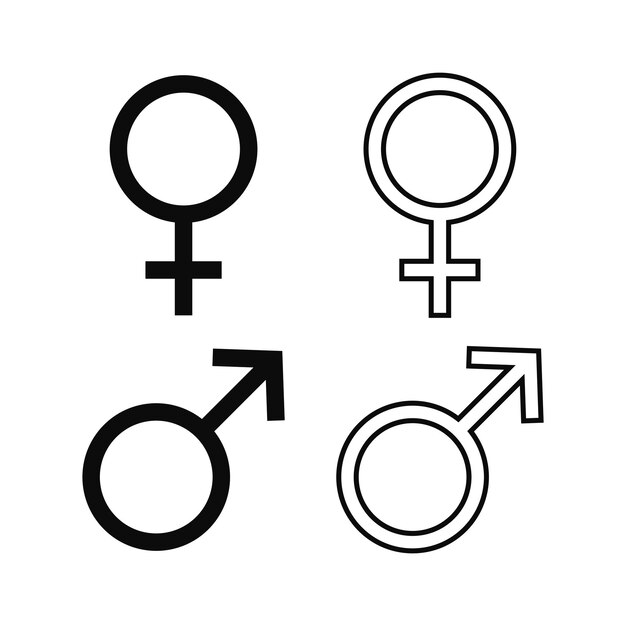
#> input picture graphics/wo_man.jpg, 626 x 626 px
$ python cut_symbols.py
#> lines starting #> are read from the running program, lines starting #| are printed output that depends on the picture; after the words box and inside, x2 and y2 are one past the last pixel; in counts of white or black regions, pixels touching at a corner belong together
"""
Cut man/woman silhouettes from wo_man.jpg:
  - Top-left quadrant  = filled female symbol
  - Bottom-left quadrant = filled male symbol
Output: woman_sil.png, man_sil.png
  - transparent background
  - same canvas size (padded to largest bounding box, centred)
"""
from PIL import Image
import numpy as np

src = Image.open("wo_man.jpg").convert("RGBA")
w, h = src.size
#> w = 626; h = 626
mid_x, mid_y = w // 2, h // 2
#> mid_x = 313; mid_y = 313

# Crop the two filled quadrants
woman_q = src.crop((0,      0,      mid_x, mid_y))
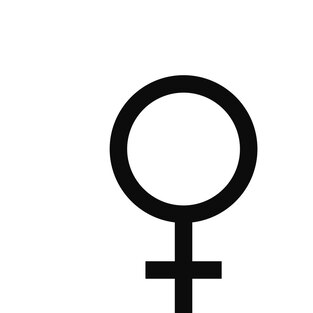
#> woman_q: PIL image 313x313 RGBA; mean R, G, B, A 230.6, 230.6, 230.6, 255
man_q   = src.crop((0,      mid_y,  mid_x, h    ))
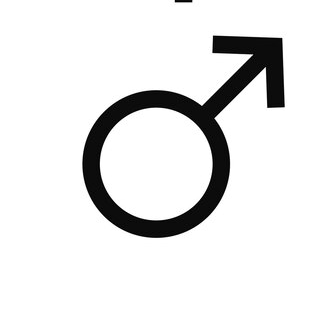
#> man_q: PIL image 313x313 RGBA; mean R, G, B, A 228.3, 228.3, 228.3, 255

def make_transparent(img, threshold=200):
    """White-ish pixels become fully transparent."""
#> called with threshold = 200
    data = np.array(img, dtype=np.uint8)
    r, g, b, a = data[...,0], data[...,1], data[...,2], data[...,3]
#> a: shape (313, 313); every value is 255
    white_mask = (r > threshold) & (g > threshold) & (b > threshold)
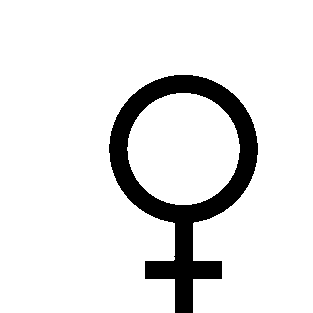
#> white_mask: shape (313, 313) bool; 89.7% white; 1 black region, box (x1, y1, x2, y2) and area: (109, 75, 258, 313) 10081
    data[..., 3] = np.where(white_mask, 0, 255)
#> call 2 of make_transparent, with threshold = 200
#> in make_transparent (call 2), `white_mask = (r > threshold) & (g > threshold) & (b > threshold)`:
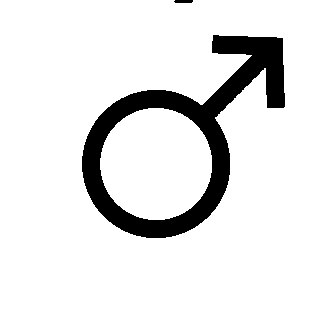
#> white_mask: shape (313, 313) bool; 88.7% white; 2 black regions, box (x1, y1, x2, y2) and area: (82, 35, 285, 238) 10968, (174, 0, 193, 3) 54
    return Image.fromarray(data, "RGBA")

def tight_bbox(img):
    """Return bounding box of non-transparent pixels."""
    data = np.array(img)
    alpha = data[..., 3]
    rows = np.any(alpha > 0, axis=1)
    cols = np.any(alpha > 0, axis=0)
    rmin, rmax = np.where(rows)[0][[0, -1]]
#> rmin = 75; rmax = 312
    cmin, cmax = np.where(cols)[0][[0, -1]]
#> cmin = 109; cmax = 257
    return (int(cmin), int(rmin), int(cmax)+1, int(rmax)+1)

woman_t = make_transparent(woman_q)
man_t   = make_transparent(man_q)

wb = tight_bbox(woman_t)
#> wb = (109, 75, 258, 313)
mb = tight_bbox(man_t)
#> mb = (82, 0, 285, 238)

# Crop tight
woman_crop = woman_t.crop(wb)
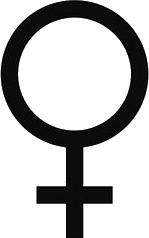
#> woman_crop: PIL image 149x238 RGBA; mean R, G, B, A 187.7, 187.7, 187.7, 72.5; transparent parts drawn white
man_crop   = man_t.crop(mb)
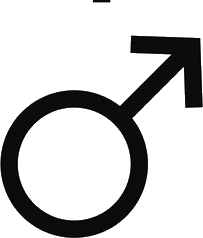
#> man_crop: PIL image 203x238 RGBA; mean R, G, B, A 201, 201, 201, 58.2; transparent parts drawn white

# Pad both to the same size (max of the two bounding boxes), centred
out_w = max(woman_crop.width,  man_crop.width)
#> out_w = 203
out_h = max(woman_crop.height, man_crop.height)
#> out_h = 238

def centre_on_canvas(img, cw, ch):
#> called with cw = 203, ch = 238
    canvas = Image.new("RGBA", (cw, ch), (0, 0, 0, 0))
#> canvas: PIL image 203x238 RGBA; every value is 0
    ox = (cw - img.width)  // 2
#> ox = 27
    oy = (ch - img.height) // 2
#> oy = 0
    canvas.paste(img, (ox, oy), img)
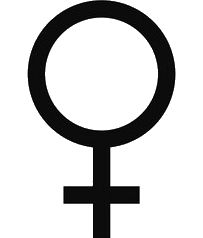
#> canvas: PIL image 203x238 RGBA; mean R, G, B, A 4.1, 4.1, 4.1, 53.2; transparent parts drawn white
    return canvas

woman_out = centre_on_canvas(woman_crop, out_w, out_h)
man_out   = centre_on_canvas(man_crop,   out_w, out_h)

woman_out.save("woman_sil.png")
man_out.save("man_sil.png")
print(f"Saved: {out_w}x{out_h} px each")
#| Saved: 203x238 px each
print(f"  woman_sil.png  (cropped bbox {wb})")
#|   woman_sil.png  (cropped bbox (109, 75, 258, 313))
print(f"  man_sil.png    (cropped bbox {mb})")
#|   man_sil.png    (cropped bbox (82, 0, 285, 238))
